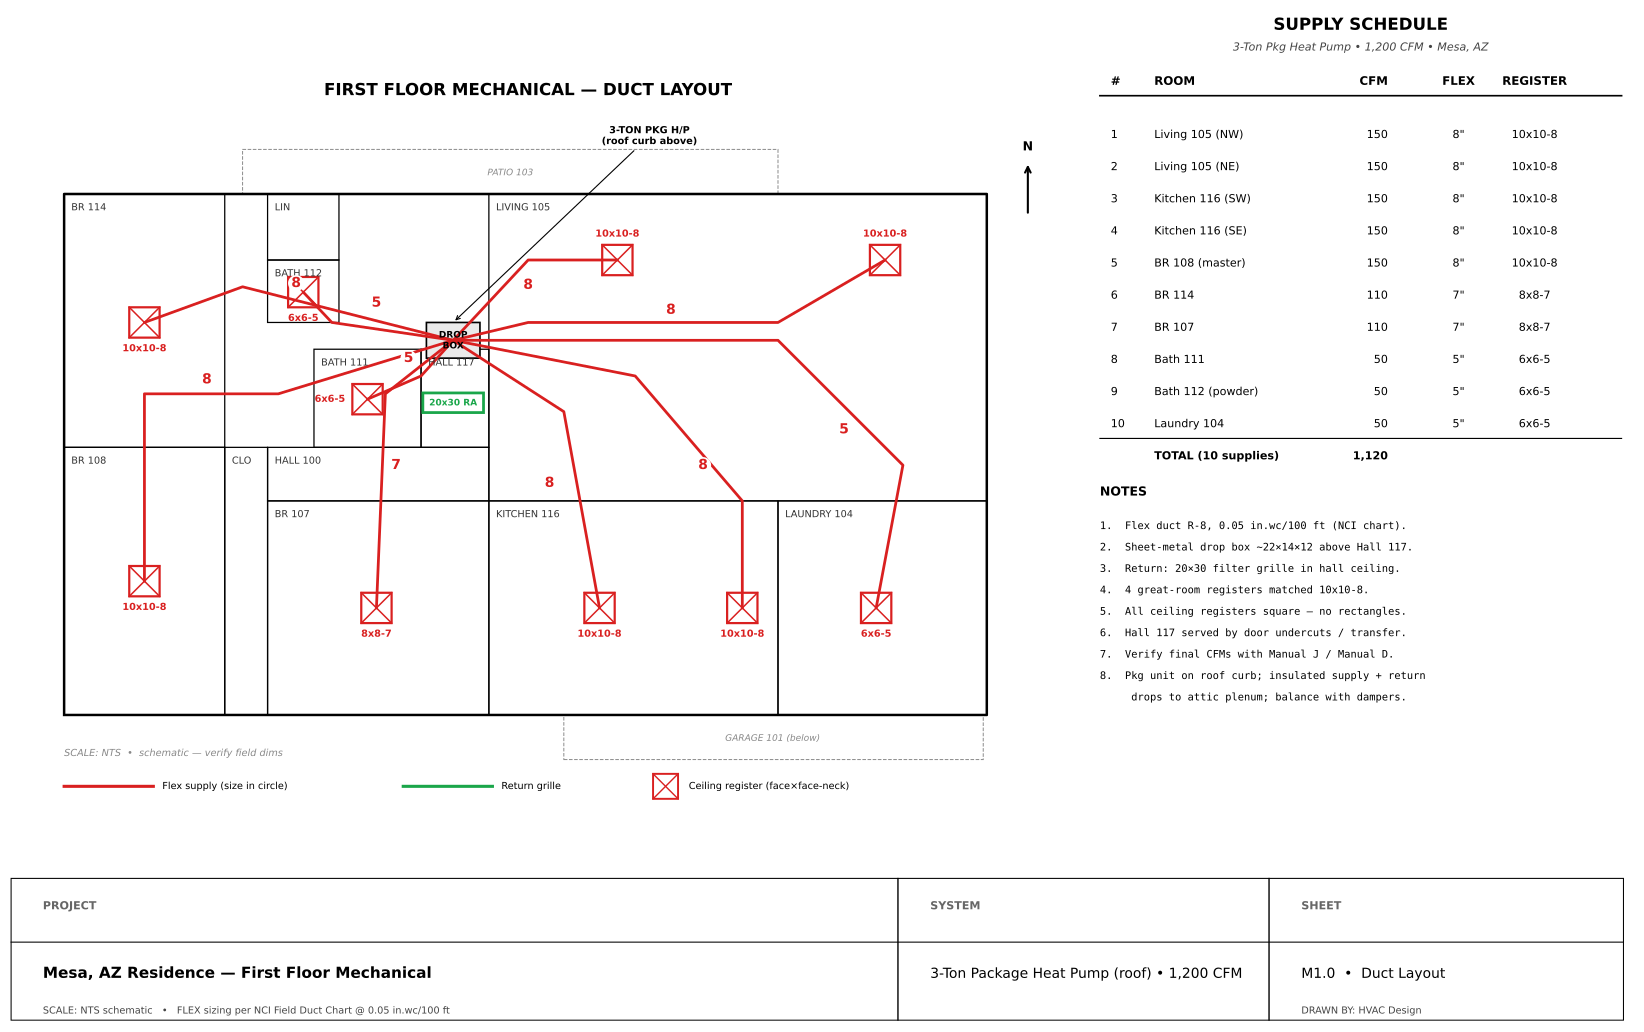

Here is the Python script that generated this plot:
"""Generate duct layout PDF in the style of the user's example sheets."""
import matplotlib.pyplot as plt
from matplotlib.patches import Rectangle
from matplotlib.backends.backend_pdf import PdfPages

RED = '#d92020'
GREEN = '#1aa64a'
GRAY = '#888888'

fig = plt.figure(figsize=(17, 11), dpi=200)
fig.patch.set_facecolor('white')

# ---------- Floor plan axes ----------
ax = fig.add_axes([0.025, 0.20, 0.62, 0.72])
ax.set_aspect('equal')
ax.set_xlim(-3, 56)
ax.set_ylim(-5, 36)
ax.axis('off')

ax.text(26, 35, 'FIRST FLOOR MECHANICAL — DUCT LAYOUT',
        ha='center', va='center', fontsize=12, fontweight='bold')

# House outline
ax.plot([0, 51.7, 51.7, 0, 0], [0, 0, 29.2, 29.2, 0],
        color='black', lw=1.8)

# Patio (unconditioned)
ax.add_patch(Rectangle((10, 29.2), 30, 2.5, fill=False,
                       edgecolor=GRAY, lw=0.7, ls='--'))
ax.text(25, 30.4, 'PATIO 103', ha='center', va='center',
        fontsize=6.5, color=GRAY, style='italic')

# Garage (unconditioned)
ax.add_patch(Rectangle((28, -2.5), 23.5, 2.5, fill=False,
                       edgecolor=GRAY, lw=0.7, ls='--'))
ax.text(39.7, -1.3, 'GARAGE 101 (below)', ha='center', va='center',
        fontsize=6.5, color=GRAY, style='italic')

# Conditioned rooms
rooms = [
    ('BR 114',       0,    15,   9,    14.2),
    ('BR 108',       0,    0,    9,    15),
    ('BR 107',       11.4, 0,    12.4, 12),
    ('CLO',          9,    0,    2.4,  15),
    ('HALL 100',     11.4, 12,   12.4, 3),
    ('BATH 111',     14,   15,   6,    5.5),
    ('HALL 117',     20,   15,   3.8,  5.5),
    ('BATH 112',     11.4, 22,   4.0,  3.5),
    ('LIN',          11.4, 25.5, 4.0,  3.7),
    ('LIVING 105',   23.8, 12,   27.9, 17.2),
    ('KITCHEN 116',  23.8, 0,    16.2, 12),
    ('LAUNDRY 104',  40,   0,    11.7, 12),
]
for label, x, y, w, h in rooms:
    ax.add_patch(Rectangle((x, y), w, h, fill=False,
                           edgecolor='black', lw=0.9))
    # Label in top-left corner of each room
    ax.text(x + 0.4, y + h - 0.5, label,
            ha='left', va='top', fontsize=7, color='#333')

# ---------- Drop box & return ----------
# Place drop box in the small alcove between Hall 117 and Bath 112
db_x, db_y = 21.8, 21
ax.add_patch(Rectangle((db_x-1.5, db_y-1.0), 3.0, 2.0,
                       facecolor='#eaeaea', edgecolor='black', lw=1.2))
ax.text(db_x, db_y, 'DROP\nBOX', ha='center', va='center',
        fontsize=6.5, fontweight='bold')

# Return air grille — shown adjacent
ret_x, ret_y = 21.8, 17.5
ax.add_patch(Rectangle((ret_x-1.7, ret_y-0.55), 3.4, 1.1,
                       facecolor='none', edgecolor=GREEN, lw=2))
ax.text(ret_x, ret_y, '20x30 RA', ha='center', va='center',
        fontsize=6.5, color=GREEN, fontweight='bold')

# ---------- Helper: register marker ----------
def register(rx, ry, label, side='below'):
    s = 0.85
    ax.add_patch(Rectangle((rx-s, ry-s), 2*s, 2*s,
                           facecolor='white', edgecolor=RED, lw=1.6))
    ax.plot([rx-s, rx+s], [ry-s, ry+s], color=RED, lw=1.1)
    ax.plot([rx-s, rx+s], [ry+s, ry-s], color=RED, lw=1.1)
    if side == 'below':
        ax.text(rx, ry-s-0.35, label, ha='center', va='top',
                fontsize=7, color=RED, fontweight='bold')
    elif side == 'above':
        ax.text(rx, ry+s+0.35, label, ha='center', va='bottom',
                fontsize=7, color=RED, fontweight='bold')
    elif side == 'right':
        ax.text(rx+s+0.4, ry, label, ha='left', va='center',
                fontsize=7, color=RED, fontweight='bold')
    elif side == 'left':
        ax.text(rx-s-0.4, ry, label, ha='right', va='center',
                fontsize=7, color=RED, fontweight='bold')

# ---------- Helper: flex run ----------
def run(path, size, size_at=None, size_offset=(0, 0.6)):
    xs, ys = zip(*path)
    ax.plot(xs, ys, color=RED, lw=2.0, solid_capstyle='round',
            solid_joinstyle='round', zorder=2)
    if size_at is None:
        # default midpoint of first segment
        mx = (path[0][0] + path[1][0]) / 2
        my = (path[0][1] + path[1][1]) / 2
    else:
        mx, my = size_at
    ax.text(mx + size_offset[0], my + size_offset[1], size,
            ha='center', va='center',
            fontsize=10, color=RED, fontweight='bold',
            bbox=dict(boxstyle='circle,pad=0.10',
                      facecolor='white', edgecolor='none'),
            zorder=3)

DB = (db_x, db_y)

# ---- Run definitions: register, then path from DB, with size+offset ----

# 1. BR 114 (NW) - register near center of room
register(4.5, 22, '10x10-8', side='below')
run([DB, (10, 24), (4.5, 22)], '8', size_at=(13, 23.5), size_offset=(0, 0.7))

# 2. BR 108 (SW)
register(4.5, 7.5, '10x10-8', side='below')
run([DB, (12, 18), (4.5, 18), (4.5, 7.5)], '8',
    size_at=(8, 18), size_offset=(0, 0.8))

# 3. BR 107 (S middle)
register(17.5, 6, '8x8-7', side='below')
run([DB, (18, 18), (17.5, 6)], '7', size_at=(18, 14), size_offset=(0.6, 0))

# 4. Bath 111
register(17, 17.7, '6x6-5', side='left')
run([DB, (20, 19), (17, 17.7)], '5', size_at=(20, 20), size_offset=(-0.7, 0))

# 5. Bath 112 (powder)
register(13.4, 23.7, '6x6-5', side='below')
run([DB, (15, 22), (13.4, 23.7)], '5', size_at=(17.5, 22.5), size_offset=(0, 0.6))

# 6. Laundry 104
register(45.5, 6, '6x6-5', side='below')
run([DB, (40, 21), (47, 14), (45.5, 6)], '5',
    size_at=(43, 16), size_offset=(0.7, 0))

# 7. Living 105 NW
register(31, 25.5, '10x10-8', side='above')
run([DB, (26, 25.5), (31, 25.5)], '8',
    size_at=(26, 23.5), size_offset=(0, 0.6))

# 8. Living 105 NE
register(46, 25.5, '10x10-8', side='above')
run([DB, (26, 22), (40, 22), (46, 25.5)], '8',
    size_at=(34, 22), size_offset=(0, 0.7))

# 9. Kitchen 116 SW (over island)
register(30, 6, '10x10-8', side='below')
run([DB, (28, 17), (30, 6)], '8',
    size_at=(28, 13), size_offset=(-0.8, 0))

# 10. Kitchen 116 SE
register(38, 6, '10x10-8', side='below')
run([DB, (32, 19), (38, 12), (38, 6)], '8',
    size_at=(35, 14), size_offset=(0.8, 0))

# ---------- Equipment callout ----------
ax.annotate('3-TON PKG H/P\n(roof curb above)',
            xy=(db_x, db_y+1), xytext=(db_x+11, 32),
            fontsize=7, fontweight='bold', color='black', ha='center',
            arrowprops=dict(arrowstyle='->', color='black', lw=0.8))

# ---------- North arrow ----------
ax.annotate('', xy=(54, 31), xytext=(54, 28),
            arrowprops=dict(arrowstyle='->', color='black', lw=1.5))
ax.text(54, 31.5, 'N', ha='center', va='bottom',
        fontsize=9, fontweight='bold')

# ---------- Legend (below floor plan, left side) ----------
lg_y = -4
ax.plot([0, 5], [lg_y, lg_y], color=RED, lw=2.2)
ax.text(5.5, lg_y, 'Flex supply (size in circle)', fontsize=7, va='center')

ax.plot([19, 24], [lg_y, lg_y], color=GREEN, lw=2.2)
ax.text(24.5, lg_y, 'Return grille', fontsize=7, va='center')

ax.add_patch(Rectangle((33, lg_y-0.7), 1.4, 1.4,
                       facecolor='white', edgecolor=RED, lw=1.4))
ax.plot([33, 34.4], [lg_y-0.7, lg_y+0.7], color=RED, lw=1)
ax.plot([33, 34.4], [lg_y+0.7, lg_y-0.7], color=RED, lw=1)
ax.text(35, lg_y, 'Ceiling register (face×face‑neck)',
        fontsize=7, va='center')

ax.text(0, -2.3, 'SCALE: NTS  •  schematic — verify field dims',
        fontsize=7, color=GRAY, style='italic')

# ---------- Schedule table ----------
ax2 = fig.add_axes([0.66, 0.30, 0.32, 0.65])
ax2.axis('off')
ax2.set_xlim(0, 1)
ax2.set_ylim(0, 1)

ax2.text(0.5, 0.99, 'SUPPLY SCHEDULE', ha='center', va='top',
         fontsize=12, fontweight='bold')
ax2.text(0.5, 0.955, '3-Ton Pkg Heat Pump • 1,200 CFM • Mesa, AZ',
         ha='center', va='top', fontsize=8, style='italic', color='#444')

headers = ['#', 'ROOM', 'CFM', 'FLEX', 'REGISTER']
rows = [
    ('1', 'Living 105 (NW)',     '150', '8"', '10x10-8'),
    ('2', 'Living 105 (NE)',     '150', '8"', '10x10-8'),
    ('3', 'Kitchen 116 (SW)',    '150', '8"', '10x10-8'),
    ('4', 'Kitchen 116 (SE)',    '150', '8"', '10x10-8'),
    ('5', 'BR 108 (master)',     '150', '8"', '10x10-8'),
    ('6', 'BR 114',              '110', '7"', '8x8-7'),
    ('7', 'BR 107',              '110', '7"', '8x8-7'),
    ('8', 'Bath 111',             '50', '5"', '6x6-5'),
    ('9', 'Bath 112 (powder)',    '50', '5"', '6x6-5'),
    ('10','Laundry 104',          '50', '5"', '6x6-5'),
    ('',  'TOTAL (10 supplies)','1,120','',  ''),
]

col_x = [0.04, 0.12, 0.55, 0.68, 0.82]
col_align = ['left', 'left', 'right', 'center', 'center']

y = 0.90
for cx, h, al in zip(col_x, headers, col_align):
    ax2.text(cx, y, h, fontsize=8.5, fontweight='bold',
             ha=al, va='center')
ax2.plot([0.02, 0.98], [y-0.02, y-0.02], color='black', lw=1.2)

y = 0.87
for r in rows:
    y -= 0.045
    is_total = r[1].startswith('TOTAL')
    if is_total:
        ax2.plot([0.02, 0.98], [y+0.025, y+0.025], color='black', lw=0.8)
    weight = 'bold' if is_total else 'normal'
    for cx, val, al in zip(col_x, r, col_align):
        ax2.text(cx, y, val, fontsize=8, ha=al, va='center',
                 fontweight=weight)

# Notes block
notes_y = 0.32
ax2.text(0.02, notes_y, 'NOTES', fontsize=9, fontweight='bold')
notes = [
    '1.  Flex duct R-8, 0.05 in.wc/100 ft (NCI chart).',
    '2.  Sheet-metal drop box ~22×14×12 above Hall 117.',
    '3.  Return: 20×30 filter grille in hall ceiling.',
    '4.  4 great-room registers matched 10x10-8.',
    '5.  All ceiling registers square — no rectangles.',
    '6.  Hall 117 served by door undercuts / transfer.',
    '7.  Verify final CFMs with Manual J / Manual D.',
    '8.  Pkg unit on roof curb; insulated supply + return',
    '     drops to attic plenum; balance with dampers.',
]
for i, n in enumerate(notes):
    ax2.text(0.02, notes_y - 0.035 - i*0.030, n,
             fontsize=7.5, va='top', family='monospace')

# ---------- Title block ----------
tb = fig.add_axes([0.025, 0.03, 0.95, 0.13])
tb.axis('off')
tb.set_xlim(0, 1)
tb.set_ylim(0, 1)
tb.add_patch(Rectangle((0, 0), 1, 1, fill=False,
                       edgecolor='black', lw=1.5))
for x in [0.55, 0.78]:
    tb.plot([x, x], [0, 1], color='black', lw=1)
tb.plot([0, 1], [0.55, 0.55], color='black', lw=0.8)

tb.text(0.02, 0.78, 'PROJECT', fontsize=8, fontweight='bold', color='#666')
tb.text(0.02, 0.30, 'Mesa, AZ Residence — First Floor Mechanical',
        fontsize=11, fontweight='bold')

tb.text(0.57, 0.78, 'SYSTEM', fontsize=8, fontweight='bold', color='#666')
tb.text(0.57, 0.30, '3-Ton Package Heat Pump (roof) • 1,200 CFM',
        fontsize=10)

tb.text(0.80, 0.78, 'SHEET', fontsize=8, fontweight='bold', color='#666')
tb.text(0.80, 0.30, 'M1.0  •  Duct Layout', fontsize=10)

tb.text(0.02, 0.05, 'SCALE: NTS schematic   •   '
        'FLEX sizing per NCI Field Duct Chart @ 0.05 in.wc/100 ft',
        fontsize=7, color='#444')
tb.text(0.80, 0.05, 'DRAWN BY: HVAC Design',
        fontsize=7, color='#444')

# ---------- Save ----------
out = '/home/user/Housecall-Pro-MCP/duct_layout.pdf'
with PdfPages(out) as pdf:
    pdf.savefig(fig, bbox_inches='tight')
plt.close(fig)
print(f'Wrote {out}')
